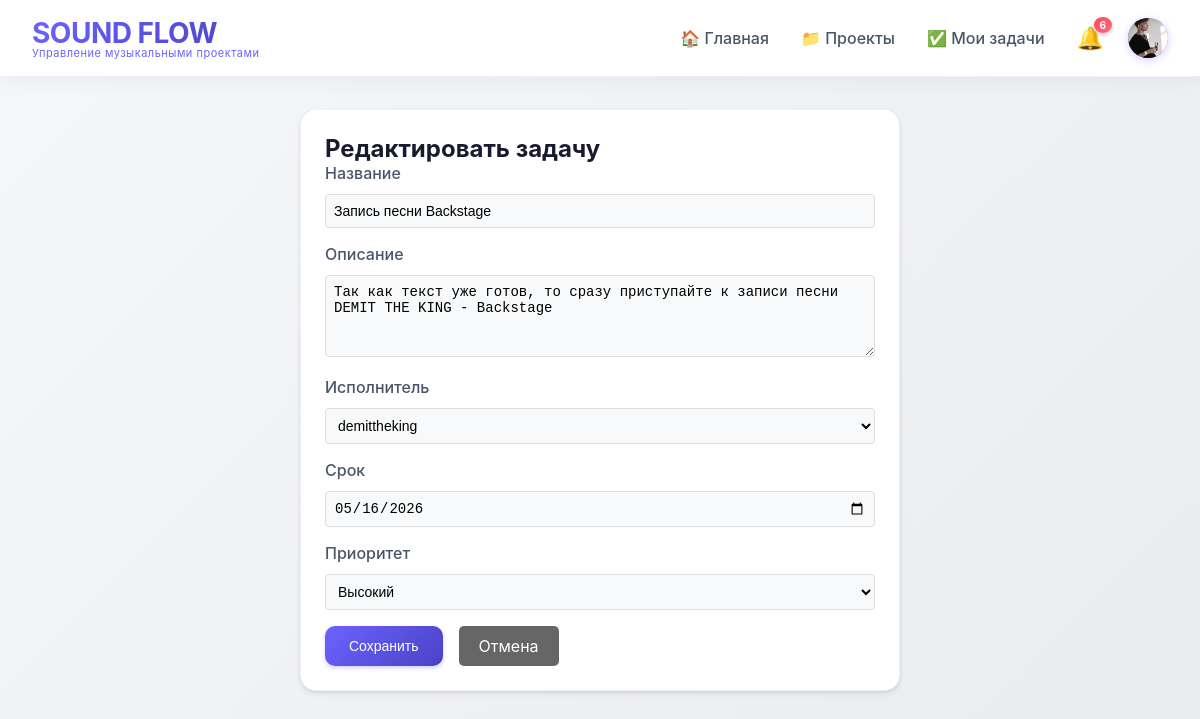
The app's page /tasks_app/9/edit/ (signed in) with its own data.
### core/models.py (models this page shows, shortened)
class Profile(models.Model):
    user = models.OneToOneField(User, on_delete=models.CASCADE, related_name='profile')
    avatar = models.ImageField(upload_to='avatars/', null=True, blank=True)

### tasks_app/models.py (models this page shows, shortened)
class Task(models.Model):
    STATUS_CHOICES = (
        ('todo', 'К выполнению'),
        ('in_progress', 'В работе'),
        ('done', 'Выполнена'),
    )
    PRIORITY_CHOICES = (
        (1, 'Низкий'),
        (2, 'Средний'),
        (3, 'Высокий'),
    )
    project = models.ForeignKey(Project, on_delete=models.CASCADE, related_name='tasks')
    title = models.CharField(max_length=200)
    description = models.TextField(blank=True)
    status = models.CharField(max_length=20, choices=STATUS_CHOICES, default='todo')
    assignee = models.ForeignKey(User, on_delete=models.SET_NULL, null=True, blank=True, related_name='assigned_tasks')
    due_date = models.DateField(null=True, blank=True)
    priority = models.IntegerField(choices=PRIORITY_CHOICES, default=2)
    created_by = models.ForeignKey(User, on_delete=models.CASCADE, related_name='created_tasks')
    created_at = models.DateTimeField(auto_now_add=True)
    updated_at = models.DateTimeField(auto_now=True)

### projects/models.py (models this page shows, shortened)
class ProjectMember(models.Model):
    ROLE_CHOICES = (
        ('owner', 'Владелец'),
        ('editor', 'Редактор'),
        ('viewer', 'Наблюдатель'),
    )
    project = models.ForeignKey(Project, on_delete=models.CASCADE, related_name='members')
    user = models.ForeignKey(User, on_delete=models.CASCADE, related_name='project_memberships')
    role = models.CharField(max_length=20, choices=ROLE_CHOICES)
    joined_at = models.DateTimeField(auto_now_add=True)
    invited_by = models.ForeignKey(User, on_delete=models.SET_NULL, null=True, blank=True, related_name='invited_members')
    class Meta:
        unique_together = ['project', 'user']

### tasks_app/views.py (the view, shortened to what this page needs)
# urls.py: path('<int:task_id>/edit/', views.task_edit, name='task_edit'),
@login_required
def task_edit(request, task_id):
    task = get_object_or_404(Task, pk=task_id)
    members = ProjectMember.objects.filter(project=task.project)
    return render(request, 'tasks_app/edit.html', {
        'task': task,
        'members': members
    })

### templates/tasks_app/edit.html (shortened to what this page needs)
{% extends 'base.html' %}
{% block content %}
<div class="card" style="max-width: 600px; margin: 0 auto;">
    <h2>Редактировать задачу</h2>
    <form method="post">
        <div style="margin-bottom: 1rem;">
            <label>Название</label>
            <input type="text" name="title" value="{{ task.title }}" required style="width: 100%; padding: 8px; margin-top: 5px; border: 1px solid #ddd; border-radius: 4px;">
        </div>
        <div style="margin-bottom: 1rem;">
            <label>Описание</label>
            <textarea name="description" rows="4" style="width: 100%; padding: 8px; margin-top: 5px; border: 1px solid #ddd; border-radius: 4px;">{{ task.description }}</textarea>
        </div>
        <div style="margin-bottom: 1rem;">
            <label>Исполнитель</label>
            <select name="assignee" style="width: 100%; padding: 8px; margin-top: 5px; border: 1px solid #ddd; border-radius: 4px;">
                {% for member in members %}
                <option value="{{ member.user.id }}" {% if task.assignee.id == member.user.id %}selected{% endif %}>
                    {{ member.user.username }}
                </option>
                {% endfor %}
            </select>
        </div>
        <div style="margin-bottom: 1rem;">
            <label>Срок</label>
            <input type="date" name="due_date" value="{{ task.due_date|date:'Y-m-d' }}" style="width: 100%; padding: 8px; margin-top: 5px; border: 1px solid #ddd; border-radius: 4px;">
        </div>
        <div style="margin-bottom: 1rem;">
            <label>Приоритет</label>
            <select name="priority" style="width: 100%; padding: 8px; margin-top: 5px; border: 1px solid #ddd; border-radius: 4px;">
                <option value="3" {% if task.priority == 3 %}selected{% endif %}>Высокий</option>
            </select>
        </div>
        <div style="display: flex; gap: 1rem;">
            <button type="submit" class="btn">Сохранить</button>
            <a href="{% url 'task_list' task.project.id %}" style="padding: 10px 20px; background: #666; color: white; text-decoration: none; border-radius: 5px;">Отмена</a>
        </div>
    </form>
</div>
{% endblock %}

### templates/base.html (shortened to what this page needs)
<!DOCTYPE html>
<html lang="ru">
<head>
</head>
<body>
    <header class="header">
        <a href="{% url 'home' %}" style="text-decoration: none;">
            <div class="logo">
                <h1>SOUND FLOW</h1>
                <p>Управление музыкальными проектами</p>
            </div>
        </a>
        {% if user.is_authenticated %}
        <div class="nav-links">
            <a href="{% url 'home' %}">🏠 Главная</a>
            <a href="{% url 'project_list' %}">📁 Проекты</a>
            <a href="{% url 'my_tasks' %}">✅ Мои задачи</a>
            <div class="user-menu">
                <div class="notification-icon" id="notificationBell">
                    🔔
                    <span id="notificationBadge" class="notification-badge" style="display: none;">0</span>
                </div>
                <div class="avatar" id="avatarBtn" style="cursor: pointer;">
                    {% if user.profile.avatar %}
                        <img src="{{ user.profile.avatar.url }}" alt="Avatar" style="width: 40px; height: 40px; border-radius: 50%; object-fit: cover;">
                    {% else %}
                        {{ user.first_name|first|default:user.username|first|upper }}{{ user.last_name|first|upper }}
                    {% endif %}
                </div>
            </div>
        </div>
        {% endif %}
    </header>
    <div class="container">
        {% block content %}
        {% endblock %}
    </div>
</body>
</html>

### templates/base.html (style rules this page uses)
* { margin: 0; padding: 0; box-sizing: border-box; }
body { font-family: 'Inter', -apple-system, BlinkMacSystemFont, 'Segoe UI', Roboto, sans-serif; background: linear-gradient(135deg, #f5f7fa 0%, #e9ecef 100%); min-height: 100vh; color: #1a1a2e; }
.header { background: rgba(255, 255, 255, 0.98); backdrop-filter: blur(10px); box-shadow: 0 4px 20px rgba(0, 0, 0, 0.05); padding: 1rem 2rem; display: flex; justify-content: space-between; align-items: center; position: sticky; top: 0; z-index: 100; border-bottom: 1px solid rgba(108, 99, 255, 0.1); }
.logo { display: flex; flex-direction: column; }
.logo h1 { background: linear-gradient(135deg, #6c63ff 0%, #4a42c4 100%); -webkit-background-clip: text; background-clip: text; color: transparent; font-size: 28px; letter-spacing: -0.5px; }
.logo p { font-size: 11px; color: #6c63ff; margin-top: -4px; letter-spacing: 0.5px; }
.nav-links { display: flex; gap: 2rem; align-items: center; }
.nav-links a { text-decoration: none; color: #4a5568; font-weight: 500; transition: all 0.3s ease; position: relative; }
.nav-links a::after { content: ''; position: absolute; bottom: -5px; left: 0; width: 0; height: 2px; background: #6c63ff; transition: width 0.3s ease; }
.user-menu { display: flex; align-items: center; gap: 1.5rem; }
.notification-icon { position: relative; cursor: pointer; font-size: 22px; transition: transform 0.2s; }
.notification-badge { position: absolute; top: -8px; right: -8px; background: linear-gradient(135deg, #ff4757, #ff6b81); color: white; border-radius: 50%; padding: 2px 6px; font-size: 10px; font-weight: bold; min-width: 18px; text-align: center; box-shadow: 0 2px 4px rgba(0,0,0,0.2); }
.avatar { width: 40px; height: 40px; border-radius: 50%; background: linear-gradient(135deg, #6c63ff, #4a42c4); color: white; display: flex; align-items: center; justify-content: center; font-weight: bold; cursor: pointer; transition: transform 0.2s, box-shadow 0.2s; box-shadow: 0 2px 8px rgba(108, 99, 255, 0.3); }
.container { max-width: 1400px; margin: 2rem auto; padding: 0 2rem; }
.card { background: white; border-radius: 16px; padding: 1.5rem; margin-bottom: 1.5rem; box-shadow: 0 4px 6px rgba(0, 0, 0, 0.05), 0 1px 3px rgba(0, 0, 0, 0.1); transition: all 0.3s ease; border: 1px solid rgba(0, 0, 0, 0.05); }
.btn { background: linear-gradient(135deg, #6c63ff, #4a42c4); color: white; border: none; padding: 10px 24px; border-radius: 10px; cursor: pointer; font-size: 14px; font-weight: 500; transition: all 0.3s ease; text-decoration: none; display: inline-block; box-shadow: 0 2px 4px rgba(108, 99, 255, 0.3); }
input, textarea, select { background: #f8f9fa; border: 1px solid #e2e8f0; border-radius: 10px; padding: 10px 14px; font-size: 14px; transition: all 0.3s ease; }
label { font-weight: 500; color: #4a5568; margin-bottom: 6px; display: block; }
.card, .project-card { animation: fadeIn 0.4s ease-out; }
.logo { transition: transform 0.2s ease; }
.logo h1, .logo p { transition: all 0.2s ease; }

### records on screen
Task: title "Запись песни Backstage", description "Так как текст уже готов, то сразу приступайте к записи песни DEMIT THE KING - Backstage", assignee "demittheking", due_date "05/16/2026", priority "Высокий"
